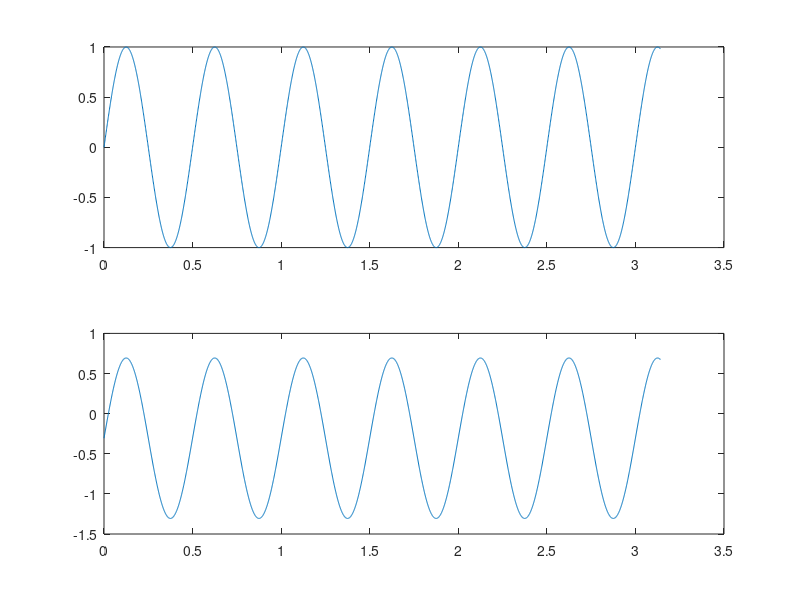

MATLAB code for this plot:
clc, clear, close all;
% Añadir ruido a una sinusoide usando números aleatorios (randn - distrib. normal)
randn('state',0);
t = 0:0.001:pi;
g = sin(2*pi*2*t);
g_ruido = g + 0.25*randn(1,size(t));   % sumar vector aleatorio

subplot(211)
plot(t,g)
subplot(212)
plot(t,g_ruido)
